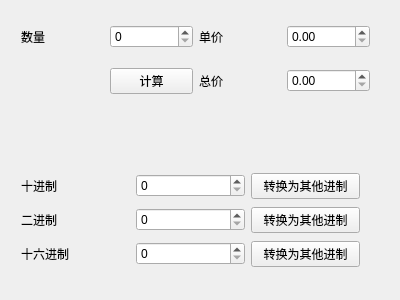
<?xml version="1.0" encoding="UTF-8"?>
<ui version="4.0">
 <class>Widget</class>
 <widget class="QWidget" name="Widget">
  <property name="geometry">
   <rect>
    <x>0</x>
    <y>0</y>
    <width>400</width>
    <height>300</height>
   </rect>
  </property>
  <property name="windowTitle">
   <string>Widget</string>
  </property>
  <widget class="QWidget" name="widget" native="true">
   <property name="geometry">
    <rect>
     <x>10</x>
     <y>0</y>
     <width>371</width>
     <height>121</height>
    </rect>
   </property>
   <layout class="QGridLayout" name="gridLayout">
    <item row="0" column="0">
     <widget class="QLabel" name="label">
      <property name="text">
       <string>数量</string>
      </property>
     </widget>
    </item>
    <item row="0" column="1">
     <widget class="QSpinBox" name="spinNum"/>
    </item>
    <item row="0" column="2">
     <widget class="QLabel" name="label_2">
      <property name="text">
       <string>单价</string>
      </property>
     </widget>
    </item>
    <item row="0" column="3">
     <widget class="QDoubleSpinBox" name="spinPrice"/>
    </item>
    <item row="1" column="1">
     <widget class="QPushButton" name="btnCal">
      <property name="text">
       <string>计算</string>
      </property>
     </widget>
    </item>
    <item row="1" column="2">
     <widget class="QLabel" name="label_3">
      <property name="text">
       <string>总价</string>
      </property>
     </widget>
    </item>
    <item row="1" column="3">
     <widget class="QDoubleSpinBox" name="spinTotal"/>
    </item>
   </layout>
  </widget>
  <widget class="QWidget" name="widget_2" native="true">
   <property name="geometry">
    <rect>
     <x>10</x>
     <y>160</y>
     <width>361</width>
     <height>121</height>
    </rect>
   </property>
   <layout class="QGridLayout" name="gridLayout_2">
    <item row="0" column="0">
     <widget class="QLabel" name="label_4">
      <property name="text">
       <string>十进制</string>
      </property>
     </widget>
    </item>
    <item row="0" column="1">
     <widget class="QSpinBox" name="spinDec"/>
    </item>
    <item row="0" column="2">
     <widget class="QPushButton" name="btnDec">
      <property name="text">
       <string>转换为其他进制</string>
      </property>
     </widget>
    </item>
    <item row="1" column="0">
     <widget class="QLabel" name="label_5">
      <property name="text">
       <string>二进制</string>
      </property>
     </widget>
    </item>
    <item row="1" column="1">
     <widget class="QSpinBox" name="spinBin"/>
    </item>
    <item row="1" column="2">
     <widget class="QPushButton" name="btnBin">
      <property name="text">
       <string>转换为其他进制</string>
      </property>
     </widget>
    </item>
    <item row="2" column="0">
     <widget class="QLabel" name="label_6">
      <property name="text">
       <string>十六进制</string>
      </property>
     </widget>
    </item>
    <item row="2" column="1">
     <widget class="QSpinBox" name="spinHex"/>
    </item>
    <item row="2" column="2">
     <widget class="QPushButton" name="btnHex">
      <property name="text">
       <string>转换为其他进制</string>
      </property>
     </widget>
    </item>
   </layout>
  </widget>
 </widget>
 <layoutdefault spacing="6" margin="11"/>
 <resources/>
 <connections/>
</ui>
